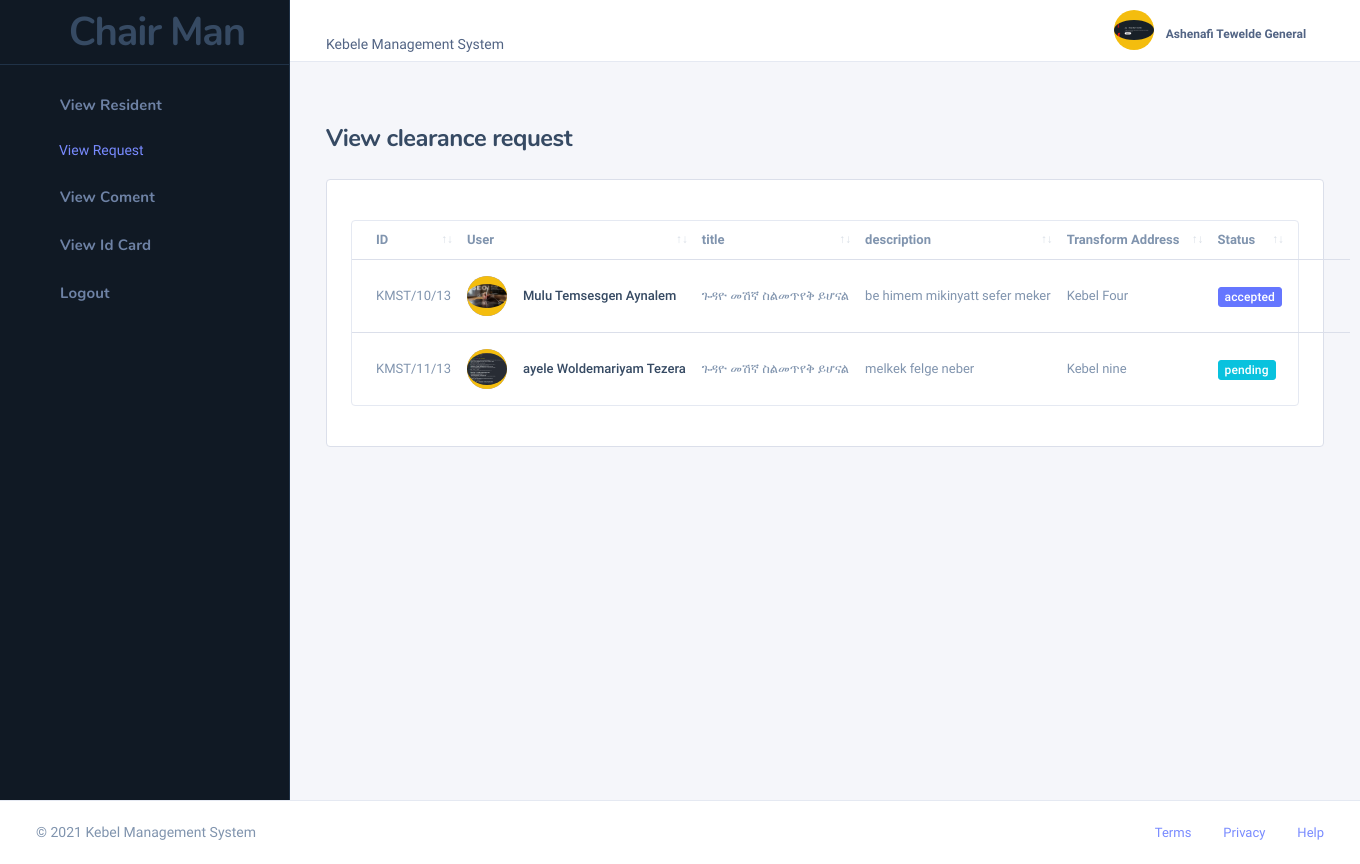
The app's page /chairman/view_request.php (signed in) with its own data.
### tables this page shows
CREATE TABLE `transform_list` (
  `id` int(11) NOT NULL,
  `resident_username` varchar(50) NOT NULL,
  `title` varchar(200) NOT NULL,
  `description` text NOT NULL,
  `transformKebel` varchar(100) NOT NULL,
  `status` varchar(50) NOT NULL DEFAULT 'off',
  `date` datetime NOT NULL DEFAULT current_timestamp()
);

CREATE TABLE `resident` (
  `id` int(11) NOT NULL,
  `custom_id` varchar(100) NOT NULL DEFAULT 'KMSR/',
  `residentUsername` varchar(30) NOT NULL,
  `recordOfficerId` int(11) NOT NULL,
  `userPhoto` varchar(255) NOT NULL,
  `firstName` varchar(99) NOT NULL,
  `nationality` varchar(99) NOT NULL,
  `woreda` varchar(50) NOT NULL,
  `region` varchar(50) NOT NULL,
  `kebele` varchar(10) NOT NULL,
  `birthDate` date NOT NULL,
  `gender` varchar(30) NOT NULL,
  `houseNumber` int(11) NOT NULL,
  `phoneNumber` int(11) NOT NULL,
  `motherFullName` varchar(200) NOT NULL,
  `fatherFullName` varchar(200) NOT NULL,
  `levelOfEducation` varchar(200) NOT NULL,
  `profession` varchar(200) NOT NULL,
  `maritalStatus` varchar(200) NOT NULL,
  `emergencyFamilyName` varchar(200) NOT NULL,
  `emergencyFamilyNumber` int(11) NOT NULL,
  `city` varchar(200) NOT NULL,
  `createdDate` datetime NOT NULL DEFAULT current_timestamp(),
  `status` varchar(55) NOT NULL DEFAULT 'active'
);

### chairman/view_request.php (the view, shortened to what this page needs)
<!DOCTYPE html>
<html lang="zxx" class="js">
<?php include './include/header.php' ?>
<?php include '../database/database.php' ?>
<body class="nk-body bg-lighter npc-general has-sidebar ">
    <div class="nk-app-root">
        <div class="nk-main ">
            <?php include './include/sidebar.php' ?>
            <div class="nk-wrap ">
                <?php include './include/navbar.php' ?>
                <div class="nk-content ">
                    <div class="container-fluid">
                        <div class="nk-content-inner">
                            <div class="nk-content-body">
                                <div class="nk-block-head nk-block-head-sm">
                                </div>
                                <div class="nk-block nk-block-lg">
                                    <div class="nk-block-head">
                                        <div class="nk-block-head-content">
                                            <h4 class="nk-block-title">View clearance request </h4>
                                        </div>
                                    </div>
                                    <div class="card card-preview">
                                        <div class="card-inner">
                                            <div id="DataTables_Table_1_wrapper"
                                                class="dataTables_wrapper dt-bootstrap4 no-footer">
                                                <div class="datatable-wrap my-3">
                                                    <table
                                                        class="datatable-init nowrap nk-tb-list nk-tb-ulist dataTable no-footer"
                                                        data-auto-responsive="false" id="DataTables_Table_1" role="grid"
                                                        aria-describedby="DataTables_Table_1_info">
                                                        <thead>
                                                            <tr class="nk-tb-item nk-tb-head" role="row">
                                                                <th class="nk-tb-col sorting" tabindex="0"
                                                                    aria-controls="DataTables_Table_1" rowspan="1"
                                                                    colspan="1"
                                                                    aria-label="User: activate to sort column ascending">
                                                                    <span class="sub-text">ID</span>
                                                                </th>
                                                                <th class="nk-tb-col sorting" tabindex="0"
                                                                    aria-controls="DataTables_Table_1" rowspan="1"
                                                                    colspan="1"
                                                                    aria-label="User: activate to sort column ascending">
                                                                    <span class="sub-text">User</span>
                                                                </th>
                                                                <th class="nk-tb-col tb-col-mb sorting" tabindex="0"
                                                                    aria-controls="DataTables_Table_1" rowspan="1"
                                                                    colspan="1"
                                                                    aria-label="title: activate to sort column ascending">
                                                                    <span class="sub-text">title</span>
                                                                </th>
                                                                <th class="nk-tb-col tb-col-md sorting" tabindex="0"
                                                                    aria-controls="DataTables_Table_1" rowspan="1"
                                                                    colspan="1"
                                                                    aria-label="description: activate to sort column ascending">
                                                                    <span class="sub-text">description</span>
                                                                </th>
                                                                <th class="nk-tb-col tb-col-lg sorting" tabindex="0"
                                                                    aria-controls="DataTables_Table_1" rowspan="1"
                                                                    colspan="1"
                                                                    aria-label="Job Location: activate to sort column ascending">
                                                                    <span class="sub-text">Transform Address</span>
                                                                </th>
                                                                <th class="nk-tb-col tb-col-md sorting" tabindex="0"
                                                                    aria-controls="DataTables_Table_1" rowspan="1"
                                                                    colspan="1"
                                                                    aria-label="Status: activate to sort column ascending">
                                                                    <span class="sub-text">Status</span>
                                                                </th>
                                                                <th class="nk-tb-col nk-tb-col-tools text-right sorting"
                                                                    tabindex="0" aria-controls="DataTables_Table_1"
                                                                    rowspan="1" colspan="1" aria-label="
                                                            : activate to sort column ascending">
                                                                </th>
                                                            </tr>
                                                        </thead>
                                                        <tbody>
                                                            <?php
                                                            $sql = mysqli_query($conn, "SELECT CONCAT(resident.firstName)as fullname,transform_list.id as tID, resident.residentUsername as username,resident.userPhoto as userphoto, `resident_username`, `title`, `description`, `transformKebel`, transform_list.status as stat, transform_list.date,transform_list.status as tranStatus FROM `transform_list` INNER JOIN resident on resident_username =resident.residentUsername WHERE 1");
                                                            while ($row = mysqli_fetch_assoc($sql)) {
                                                                $fullname = $row['fullname'];
                                                                $tID = $row['tID'];
                                                                $userphoto = $row['userphoto'];
                                                                $title = $row['title'];
                                                                $description = substr($row['description'], 0, 30);
                                                                $transformKebel = $row['transformKebel'];
                                                                $status = $row['tranStatus'];
                                                                if ($status == 'accepted') {
                                                                    $statCls = 'badge badge-primary';
                                                                } else  if ($status == 'pending') {
                                                                    $statCls = 'badge badge-info';
                                                                } else {
                                                                    $statCls = 'badge badge-danger';
                                                                }
                                                            ?>
                                                            <tr class="nk-tb-item even">
                                                                <td class="nk-tb-col tb-col-mb" data-order="35040.34">
                                                                    <span
                                                                        class="tb-role"><?php echo 'KMST/';
                                                                                                echo htmlspecialchars($tID) . '/13' ?></span>
                                                                </td>
                                                                <td class="nk-tb-col">
                                                                    <div class="user-card">
                                                                        <div
                                                                            class="user-avatar bg-dim-primary d-none d-sm-flex">
                                                                            <div
                                                                                class="user-avatar user-avatar-sm bg-warning">
                                                                                <img src="./images/<?php echo $userphoto ?>"
                                                                                    alt="">
                                                                            </div>
                                                                        </div>
                                                                        <div class="user-info">
                                                                            <span class="tb-lead">
                                                                                <?php echo htmlspecialchars($fullname) ?></span>
                                                                        </div>
                                                                    </div>
                                                                </td>
                                                                <td class="nk-tb-col tb-col-mb" data-order="35040.34">
                                                                    <span
                                                                        class="tb-role"><?php echo htmlspecialchars($title) ?></span>
                                                                </td>
                                                                <td class="nk-tb-col tb-col-md">
                                                                    <p><span style="width: 10px;">
                                                                            <?php echo $description ?></span>
                                                                    </p>
                                                                </td>
                                                                <td class="nk-tb-col tb-col-lg">
                                                                    <span><?php echo htmlspecialchars($transformKebel) ?></span>
                                                                </td>
                                                                <td class="nk-tb-col tb-col-md">
                                                                    <span class="tb-status <?php echo $statCls ?>">
                                                                        <span><?php echo htmlspecialchars($status) ?></span></span>
                                                                </td>
                                                                <td class="nk-tb-col nk-tb-col-tools">
                                                                    <ul class="nk-tb-actions gx-1">
                                                                        <li>
                                                                            <div class="drodown">
                                                                                <a href="#"
                                                                                    class="dropdown-toggle btn btn-icon btn-trigger"
                                                                                    data-toggle="dropdown"><em
                                                                                        class="icon ni ni-more-h"></em></a>
                                                                            </div>
                                                                        </li>
                                                                    </ul>
                                                                </td>
                                                            </tr>
                                                            <?php
                                                            }
                                                            ?>
                                                        </tbody>
                                                    </table>
                                                </div>
                                            </div>
                                        </div>
                                    </div>
                                </div>
                            </div>
                        </div>
                    </div>
                </div>
            </div>
        </div>
    </div>
    <?php include './include/footer.php' ?>
</body>
</html>

### records on screen
transform_list: id "10", resident.userPhoto (picture), fullname "Mulu Temsesgen Aynalem", title "ጉዳዮ መሽኛ ስልመጥየቅ ይሆናል", description "be himem mikinyatt sefer meker", transformKebel "Kebel Four", status "accepted"
transform_list: id "11", resident.userPhoto (picture), fullname "ayele Woldemariyam Tezera", title "ጉዳዮ መሽኛ ስልመጥየቅ ይሆናል", description "melkek felge neber", transformKebel "Kebel nine", status "pending"

### other values on screen
$_SESSION['fullName'] "Ashenafi Tewelde General"
